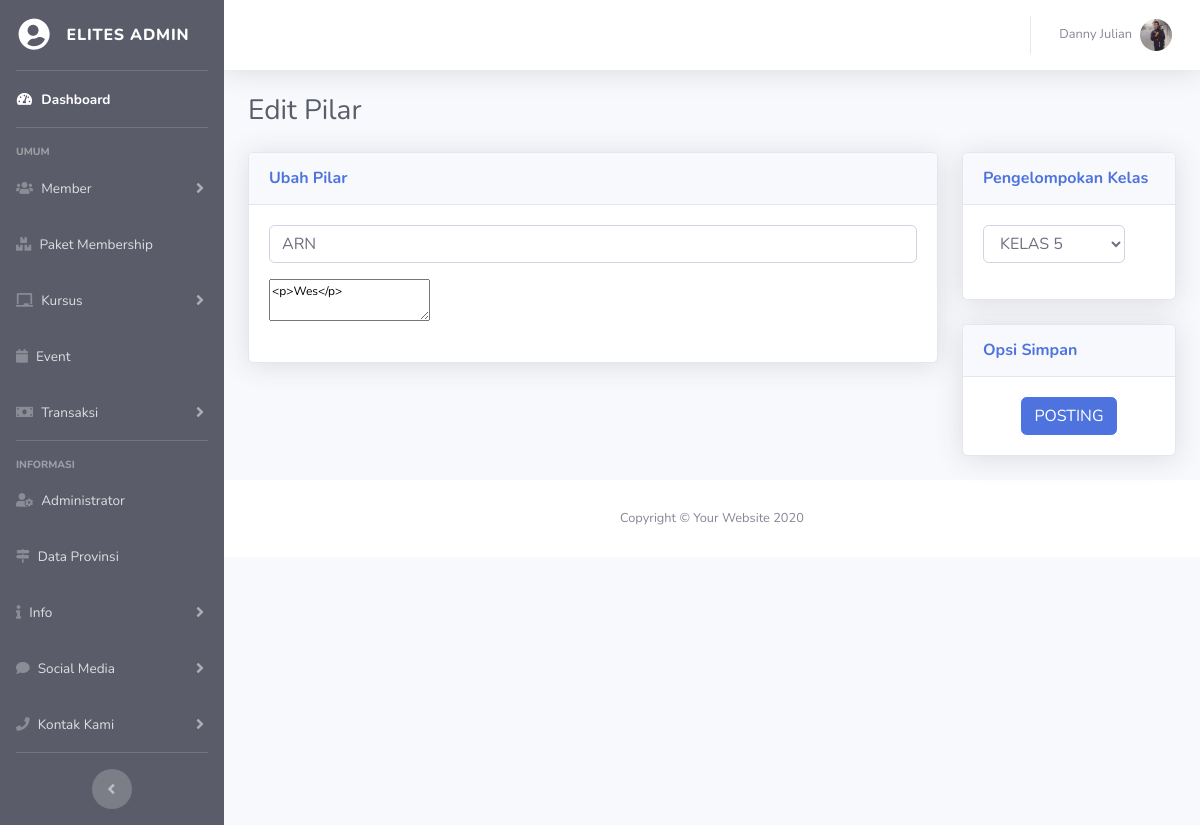
Page /elit-admin/index.php?hal=pilar-edit&idp=7&mau=edit (signed in) on the committed database.
### tables this page shows
CREATE TABLE `user` (
  `id_user` int(11) NOT NULL,
  `nama_user` varchar(50) NOT NULL,
  `alamat` text NOT NULL,
  `tgl_lahir` date NOT NULL,
  `jenis_kelamin` varchar(15) NOT NULL,
  `no_hp` varchar(15) NOT NULL,
  `email` varchar(50) NOT NULL,
  `password` varchar(15) NOT NULL,
  `foto` varchar(100) NOT NULL,
  `hak_akses` varchar(15) NOT NULL,
  `status` varchar(15) NOT NULL,
  `setuju` varchar(5) NOT NULL
);

CREATE TABLE `pilar` (
  `id_pilar` int(11) NOT NULL,
  `nama_pilar` varchar(50) NOT NULL,
  `desk_pilar` text NOT NULL,
  `id_kelas` int(11) DEFAULT NULL
);

CREATE TABLE `kelas` (
  `id_kelas` int(11) NOT NULL,
  `nama_kelas` varchar(50) NOT NULL,
  `deskripsi` text NOT NULL,
  `foto_kelas` varchar(100) NOT NULL,
  `kondisi` varchar(15) NOT NULL,
  `pesan` text DEFAULT NULL
);

### elit-admin/fungsi/fungsian.php (called while the page is built, shortened)
<?php
    function loncengNotif($a)
    {
        if ($a==0)
        {
            $isi = "";
        }
        return $isi;
    }
?>

### fungsional/data/isiData.php (called while the page is built, shortened)
<?php
    class isiData extends konfigurasi
    {
        public function perulanganData($q)
        {
            while ($a = mysqli_fetch_array($q))
            {
                $isi[]=$a;
            }
            return $isi;
        }
        public function eksekusiSQL($sqlnya)
        {
            $sambungannya=parent::sambungkan();
            $que = mysqli_query($sambungannya, $sqlnya);
            return $que;
        }
        public function tampilId($nama_tabel, $id, $val)
        {
            $sql = "SELECT *FROM $nama_tabel WHERE $id = '$val'";
            $que = $this->eksekusiSQL($sql);
            $kondisi = $this->perulanganData($que);
            return $kondisi;
        }
    }
?>

### elit-admin/fungsi/akun.php (called while the page is built, shortened)
<?php
    if (!empty($admin))
    {
        $tampil = $isi->tampilId("user", "id_user", "$admin");
        foreach ($tampil as $key)
        {
            $namauser = $key['nama_user'];
            $foto     = $key['foto'];
            if ($foto=='Kosong')
            {
                $gambarLogin = "../img/nofoto.png";
            }
            else
            {
                $gambarLogin="../foto/$foto";
            }
        }
    }
?>

### elit-admin/halaman/pilar-edit.php (the view, shortened to what this page needs)
<?php
$idp = @$_GET['idp'];
$perintah = $isi->eksekusiSQl("SELECT *FROM pilar
                        INNER JOIN kelas ON kelas.id_kelas = pilar.id_kelas
                        WHERE id_pilar='$idp'");
foreach ($perintah as $a) {
    $nama  = $a['nama_pilar'];
    $desk  = $a['desk_pilar'];
    $kel   = $a['id_kelas'];
    $nak   = $a['nama_kelas'];
}
?>
<form action="?hal=pilar-respon&mau=ubah" method="post" enctype="multipart/form-data">
    <div class="container-fluid">
        <div class="d-sm-flex align-items-center justify-content-between mb-4">
            <h1 class="h3 mb-0 text-gray-800">Edit Pilar</h1>
        </div>
        <div class="row">
            <div class="col-md-9">
                <div class="card shadow mb-4">
                    <div class="card-header py-3 d-flex flex-row align-items-center justify-content-between">
                        <h6 class="m-0 font-weight-bold text-primary">Ubah Pilar</h6>
                    </div>
                    <div class="card-body">
                        <p>
                            <input value="<?php echo $nama; ?>" class="form-control" type="text" name="nama" placeholder="Nama Pilar" required>
                        </p>
                        <p>
                            <textarea name="deskripsi" class="ckeditor"><?php echo $desk; ?></textarea>
                        </p>
                    </div>
                </div>
            </div>
            <div class="col-md-3">
                <div class="card shadow mb-4">
                    <div class="card-header py-3 d-flex flex-row align-items-center justify-content-between">
                        <h6 class="m-0 font-weight-bold text-primary">Pengelompokan Kelas</h6>
                    </div>
                    <div class="card-body">
                        <div class="form-group" style="margin-right: 30px;">
                            <select name="idkelas" class="form-control" required>
                                <?php
                                echo
                                "
                                    <option value='$kel'>$nak</option>
                                ";
                                ?>
                            </select>
                        </div>
                    </div>
                </div>
                <div class="card shadow mb-4">
                    <div class="card-header py-3 d-flex flex-row align-items-center justify-content-between">
                        <h6 class="m-0 font-weight-bold text-primary">Opsi Simpan</h6>
                    </div>
                    <div class="card-body">
                        <center>
                            <input type="submit" value="POSTING" class="btn btn-primary" name="simpan">
                        </center>
                    </div>
                </div>
            </div>
        </div>
</form>

### elit-admin/fungsi/menu-atas.php (shortened to what this page needs)
<nav class="navbar navbar-expand navbar-light bg-white topbar mb-4 static-top shadow">
<ul class="navbar-nav ml-auto">
  <li class="nav-item dropdown no-arrow">
    <a class="nav-link dropdown-toggle" href="#" id="userDropdown" role="button" data-toggle="dropdown" aria-haspopup="true" aria-expanded="false">
      <span class="mr-2 d-none d-lg-inline text-gray-600 small"><?php echo $namauser; ?></span>
      <img class="img-profile rounded-circle" src="<?php echo $gambarLogin; ?>">
    </a>
  </li>
</ul>
</nav>

### elit-admin/css/danny-admin.css (style rules this page uses)
.container-fluid { font-size: 12px; }

### rows in the picture
user: nama_user "Danny Julian", foto (picture)
pilar: nama "ARN", deskripsi "<p>Wes</p>", idkelas "KELAS 5"
